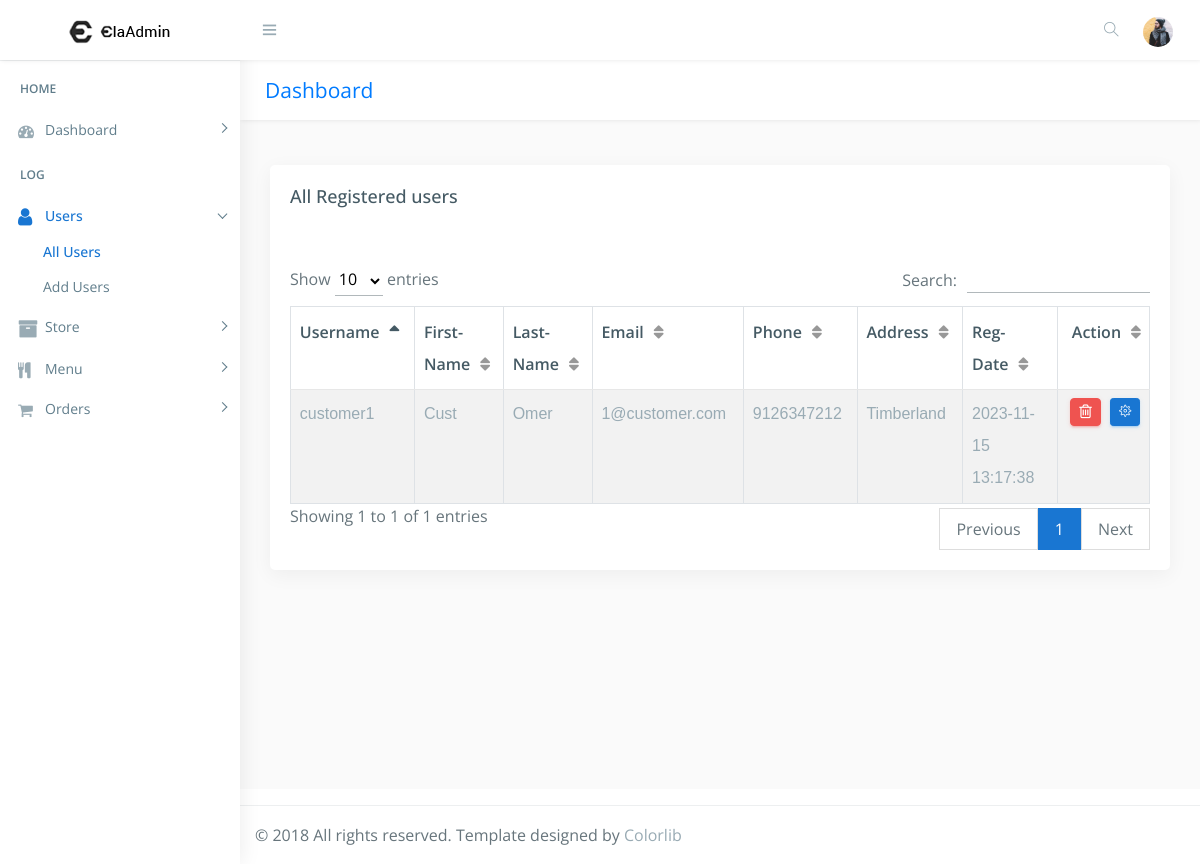
The app's page /seller/allusers.php (signed in) with its own data.
### tables this page shows
CREATE TABLE `users` (
  `u_id` int(222) NOT NULL,
  `username` varchar(222) NOT NULL,
  `f_name` varchar(222) NOT NULL,
  `l_name` varchar(222) NOT NULL,
  `fullName` varchar(50) NOT NULL,
  `email` varchar(222) NOT NULL,
  `phone` varchar(222) NOT NULL,
  `password` varchar(222) NOT NULL,
  `address` text NOT NULL,
  `status` int(222) NOT NULL DEFAULT 1,
  `date` timestamp NOT NULL DEFAULT current_timestamp() ON UPDATE current_timestamp()
);

### seller/allusers.php (the view, shortened to what this page needs)
<!DOCTYPE html>
<html lang="en">
<head>
    <link href="css/lib/bootstrap/bootstrap.min.css" rel="stylesheet">
    <link href="css/helper.css" rel="stylesheet">
    <link href="css/style.css" rel="stylesheet">
</head>
<body class="fix-header fix-sidebar">
<?php
include("./../connection/connect.php");
if ($_SESSION["adm_co"] == "SUPA")
{
?>
    <div id="main-wrapper">
        <?php
        include("sidebar.php");
        ?>
        <div class="page-wrapper">
            <div class="row page-titles">
                <div class="col-md-5 align-self-center">
                    <h3 class="text-primary">Dashboard</h3> </div>
            </div>
            <div class="container-fluid">
                <div class="row">
                    <div class="col-12">
                        <div class="card">
                            <div class="card-body">
                                <h4 class="card-title">All Registered users</h4>
                                <div class="table-responsive m-t-40">
                                    <table id="myTable" class="table table-bordered table-striped">
                                        <thead>
                                            <tr>
                                                <th>Username</th>
                                                <th>First-Name</th>
                                                <th>Last-Name</th>
                                                <th>Email</th>
                                                <th>Phone</th>
												<th>Address</th>
												<th>Reg-Date</th>
												<th>Action</th>
                                            </tr>
                                        </thead>
                                        <tbody>
											<?php
												$sql = "SELECT * FROM users order by u_id desc";
												$query = mysqli_query($db,$sql);
                                                if(!mysqli_num_rows($query) > 0 )
                                                {
                                                    echo '<td colspan="7"><center>No User-Data!</center></td>';
                                                }
                                                else
                                                {
                                                    while($rows=mysqli_fetch_array($query))
                                                    {
                                                        echo ' <tr><td>'.$rows['username'].'</td>
                                                                    <td>'.$rows['f_name'].'</td>
                                                                    <td>'.$rows['l_name'].'</td>
                                                                    <td>'.$rows['email'].'</td>
                                                                    <td>'.$rows['phone'].'</td>
                                                                    <td>'.$rows['address'].'</td>
                                                                    <td>'.$rows['date'].'</td>
                                                                    <td><a href="delete_users.php?user_del='.$rows['u_id'].'" class="btn btn-danger btn-flat btn-addon btn-xs m-b-10"><i class="fa fa-trash-o" style="font-size:16px"></i></a>
                                                                    <a href="update_users.php?user_upd='.$rows['u_id'].'" " class="btn btn-info btn-flat btn-addon btn-sm m-b-10 m-l-5"><i class="ti-settings"></i></a>
                                                                    </td></tr>';
                                                    }
                                                }
											?>
                                        </tbody>
                                    </table>
                                </div>
                            </div>
                        </div>
					</div>
                </div>
            </div>
        </div>
    </div>
    <footer class="footer"> © 2018 All rights reserved. Template designed by <a href="https://colorlib.com">Colorlib</a></footer>
<?php
}
?>
</body>
</html>

### seller/css/helper.css (style rules this page uses)
.m-t-40 { margin-top: 40px!important; }
.m-b-10 { margin-bottom: 10px!important; }
.m-l-5 { margin-left: 5px!important; }

### records on screen
users: username "customer1", f_name "Cust", l_name "Omer", email "1@customer.com", phone "9126347212", address "Timberland", date "2023-11-15 13:17:38"
